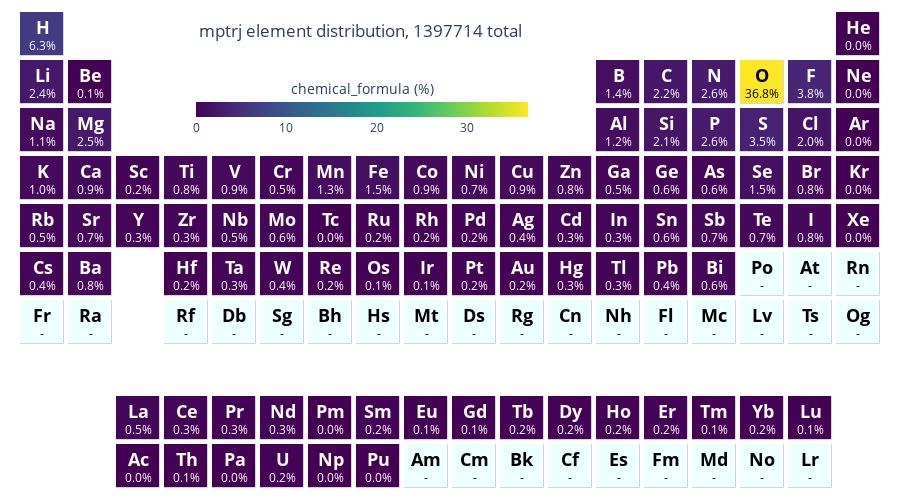

This figure's notebook cell:
### Code cell
mptrj = pd.DataFrame.from_records(mptrj)
mptrj = mptrj.drop_duplicates(subset='identifier').reset_index(drop=True)
mptrj = mptrj[['identifier', 'chemical_formula']]

title = 'mptrj element distribution'
fig = pmv.ptable_heatmap_plotly(mptrj.chemical_formula, heat_mode='percent')
fig.update_layout(title_text=title+f', {len(mptrj)} total')

### Figure 1 — Plotly figure (JSON) as saved in the notebook; plotly's stock layout.template omitted (floating-point values rounded to 4 significant figures; data arrays with more than 128 entries replaced by an {"elided": "..."} marker saying what was removed)
{"data": [{"colorbar": {"len": 0.4, "lenmode": "fraction", "orientation": "h", "thickness": 15, "tickformat": ".1~s", "title": {"font": {"size": 14.4}, "side": "top", "text": "chemical_formula (%)"}, "x": 0.4, "y": 0.72}, "colorscale": [[0, "darkgray"], [1, "darkgray"]], "hoverinfo": "none", "showscale": false, "type": "heatmap", "xgap": 4.5, "ygap": 4.5, "z": {"elided": "10x18 float values"}}, {"colorbar": {"len": 0.4, "lenmode": "fraction", "orientation": "h", "thickness": 15, "tickformat": ".1~s", "title": {"font": {"size": 14.4}, "side": "top", "text": "chemical_formula (%)"}, "x": 0.4, "y": 0.72}, "colorscale": [[0, "#eff"], [1, "#eff"]], "hoverinfo": "none", "showscale": false, "type": "heatmap", "xgap": 5, "ygap": 5, "z": {"elided": "10x18 float values"}}, {"colorbar": {"len": 0.4, "lenmode": "fraction", "orientation": "h", "thickness": 15, "tickformat": ".1~s", "title": {"font": {"size": 14.4}, "side": "top", "text": "chemical_formula (%)"}, "x": 0.4, "y": 0.72}, "colorscale": [[0, "#440154"], [0.1111, "#482878"], [0.2222, "#3e4989"], [0.3333, "#31688e"], [0.4444, "#26828e"], [0.5556, "#1f9e89"], [0.6667, "#35b779"], [0.7778, "#6ece58"], [0.8889, "#b5de2b"], [1, "#fde725"]], "hoverinfo": "text", "reversescale": false, "showscale": true, "text": {"elided": "10x18 str values"}, "type": "heatmap", "xgap": 5, "ygap": 5, "z": {"elided": "10x18 float values"}, "zauto": false, "zmax": 36.77, "zmin": 1.58e-05}], "layout": {"annotations": [{"font": {"color": "#000000"}, "showarrow": false, "text": "", "x": 0, "xref": "x", "y": 0, "yref": "y"}, {"font": {"color": "#000000"}, "showarrow": false, "text": "", "x": 1, "xref": "x", "y": 0, "yref": "y"}, {"font": {"color": "#FFFFFF"}, "showarrow": false, "text": "<span style='font-weight: bold; font-size: 18.0;'>Ac</span><br>0.0%", "x": 2, "xref": "x", "y": 0, "yref": "y"}, {"font": {"color": "#FFFFFF"}, "showarrow": false, "text": "<span style='font-weight: bold; font-size: 18.0;'>Th</span><br>0.1%", "x": 3, "xref": "x", "y": 0, "yref": "y"}, {"font": {"color": "#FFFFFF"}, "showarrow": false, "text": "<span style='font-weight: bold; font-size: 18.0;'>Pa</span><br>0.0%", "x": 4, "xref": "x", "y": 0, "yref": "y"}, {"font": {"color": "#FFFFFF"}, "showarrow": false, "text": "<span style='font-weight: bold; font-size: 18.0;'>U</span><br>0.2%", "x": 5, "xref": "x", "y": 0, "yref": "y"}, {"font": {"color": "#FFFFFF"}, "showarrow": false, "text": "<span style='font-weight: bold; font-size: 18.0;'>Np</span><br>0.0%", "x": 6, "xref": "x", "y": 0, "yref": "y"}, {"font": {"color": "#FFFFFF"}, "showarrow": false, "text": "<span style='font-weight: bold; font-size: 18.0;'>Pu</span><br>0.0%", "x": 7, "xref": "x", "y": 0, "yref": "y"}, {"font": {"color": "#000000"}, "showarrow": false, "text": "<span style='font-weight: bold; font-size: 18.0;'>Am</span><br>-", "x": 8, "xref": "x", "y": 0, "yref": "y"}, {"font": {"color": "#000000"}, "showarrow": false, "text": "<span style='font-weight: bold; font-size: 18.0;'>Cm</span><br>-", "x": 9, "xref": "x", "y": 0, "yref": "y"}, {"font": {"color": "#000000"}, "showarrow": false, "text": "<span style='font-weight: bold; font-size: 18.0;'>Bk</span><br>-", "x": 10, "xref": "x", "y": 0, "yref": "y"}, {"font": {"color": "#000000"}, "showarrow": false, "text": "<span style='font-weight: bold; font-size: 18.0;'>Cf</span><br>-", "x": 11, "xref": "x", "y": 0, "yref": "y"}, {"font": {"color": "#000000"}, "showarrow": false, "text": "<span style='font-weight: bold; font-size: 18.0;'>Es</span><br>-", "x": 12, "xref": "x", "y": 0, "yref": "y"}, {"font": {"color": "#000000"}, "showarrow": false, "text": "<span style='font-weight: bold; font-size: 18.0;'>Fm</span><br>-", "x": 13, "xref": "x", "y": 0, "yref": "y"}, {"font": {"color": "#000000"}, "showarrow": false, "text": "<span style='font-weight: bold; font-size: 18.0;'>Md</span><br>-", "x": 14, "xref": "x", "y": 0, "yref": "y"}, {"font": {"color": "#000000"}, "showarrow": false, "text": "<span style='font-weight: bold; font-size: 18.0;'>No</span><br>-", "x": 15, "xref": "x", "y": 0, "yref": "y"}, {"font": {"color": "#000000"}, "showarrow": false, "text": "<span style='font-weight: bold; font-size: 18.0;'>Lr</span><br>-", "x": 16, "xref": "x", "y": 0, "yref": "y"}, {"font": {"color": "#000000"}, "showarrow": false, "text": "", "x": 17, "xref": "x", "y": 0, "yref": "y"}, {"font": {"color": "#000000"}, "showarrow": false, "text": "", "x": 0, "xref": "x", "y": 1, "yref": "y"}, {"font": {"color": "#000000"}, "showarrow": false, "text": "", "x": 1, "xref": "x", "y": 1, "yref": "y"}, {"font": {"color": "#FFFFFF"}, "showarrow": false, "text": "<span style='font-weight: bold; font-size: 18.0;'>La</span><br>0.5%", "x": 2, "xref": "x", "y": 1, "yref": "y"}, {"font": {"color": "#FFFFFF"}, "showarrow": false, "text": "<span style='font-weight: bold; font-size: 18.0;'>Ce</span><br>0.3%", "x": 3, "xref": "x", "y": 1, "yref": "y"}, {"font": {"color": "#FFFFFF"}, "showarrow": false, "text": "<span style='font-weight: bold; font-size: 18.0;'>Pr</span><br>0.3%", "x": 4, "xref": "x", "y": 1, "yref": "y"}, {"font": {"color": "#FFFFFF"}, "showarrow": false, "text": "<span style='font-weight: bold; font-size: 18.0;'>Nd</span><br>0.3%", "x": 5, "xref": "x", "y": 1, "yref": "y"}, {"font": {"color": "#FFFFFF"}, "showarrow": false, "text": "<span style='font-weight: bold; font-size: 18.0;'>Pm</span><br>0.0%", "x": 6, "xref": "x", "y": 1, "yref": "y"}, {"font": {"color": "#FFFFFF"}, "showarrow": false, "text": "<span style='font-weight: bold; font-size: 18.0;'>Sm</span><br>0.2%", "x": 7, "xref": "x", "y": 1, "yref": "y"}, {"font": {"color": "#FFFFFF"}, "showarrow": false, "text": "<span style='font-weight: bold; font-size: 18.0;'>Eu</span><br>0.1%", "x": 8, "xref": "x", "y": 1, "yref": "y"}, {"font": {"color": "#FFFFFF"}, "showarrow": false, "text": "<span style='font-weight: bold; font-size: 18.0;'>Gd</span><br>0.1%", "x": 9, "xref": "x", "y": 1, "yref": "y"}, {"font": {"color": "#FFFFFF"}, "showarrow": false, "text": "<span style='font-weight: bold; font-size: 18.0;'>Tb</span><br>0.2%", "x": 10, "xref": "x", "y": 1, "yref": "y"}, {"font": {"color": "#FFFFFF"}, "showarrow": false, "text": "<span style='font-weight: bold; font-size: 18.0;'>Dy</span><br>0.2%", "x": 11, "xref": "x", "y": 1, "yref": "y"}, {"font": {"color": "#FFFFFF"}, "showarrow": false, "text": "<span style='font-weight: bold; font-size: 18.0;'>Ho</span><br>0.2%", "x": 12, "xref": "x", "y": 1, "yref": "y"}, {"font": {"color": "#FFFFFF"}, "showarrow": false, "text": "<span style='font-weight: bold; font-size: 18.0;'>Er</span><br>0.2%", "x": 13, "xref": "x", "y": 1, "yref": "y"}, {"font": {"color": "#FFFFFF"}, "showarrow": false, "text": "<span style='font-weight: bold; font-size: 18.0;'>Tm</span><br>0.1%", "x": 14, "xref": "x", "y": 1, "yref": "y"}, {"font": {"color": "#FFFFFF"}, "showarrow": false, "text": "<span style='font-weight: bold; font-size: 18.0;'>Yb</span><br>0.2%", "x": 15, "xref": "x", "y": 1, "yref": "y"}, {"font": {"color": "#FFFFFF"}, "showarrow": false, "text": "<span style='font-weight: bold; font-size: 18.0;'>Lu</span><br>0.1%", "x": 16, "xref": "x", "y": 1, "yref": "y"}, {"font": {"color": "#000000"}, "showarrow": false, "text": "", "x": 17, "xref": "x", "y": 1, "yref": "y"}, {"font": {"color": "#000000"}, "showarrow": false, "text": "", "x": 0, "xref": "x", "y": 2, "yref": "y"}, {"font": {"color": "#000000"}, "showarrow": false, "text": "", "x": 1, "xref": "x", "y": 2, "yref": "y"}, {"font": {"color": "#000000"}, "showarrow": false, "text": "", "x": 2, "xref": "x", "y": 2, "yref": "y"}, {"font": {"color": "#000000"}, "showarrow": false, "text": "", "x": 3, "xref": "x", "y": 2, "yref": "y"}, {"font": {"color": "#000000"}, "showarrow": false, "text": "", "x": 4, "xref": "x", "y": 2, "yref": "y"}, {"font": {"color": "#000000"}, "showarrow": false, "text": "", "x": 5, "xref": "x", "y": 2, "yref": "y"}, {"font": {"color": "#000000"}, "showarrow": false, "text": "", "x": 6, "xref": "x", "y": 2, "yref": "y"}, {"font": {"color": "#000000"}, "showarrow": false, "text": "", "x": 7, "xref": "x", "y": 2, "yref": "y"}, {"font": {"color": "#000000"}, "showarrow": false, "text": "", "x": 8, "xref": "x", "y": 2, "yref": "y"}, {"font": {"color": "#000000"}, "showarrow": false, "text": "", "x": 9, "xref": "x", "y": 2, "yref": "y"}, {"font": {"color": "#000000"}, "showarrow": false, "text": "", "x": 10, "xref": "x", "y": 2, "yref": "y"}, {"font": {"color": "#000000"}, "showarrow": false, "text": "", "x": 11, "xref": "x", "y": 2, "yref": "y"}, {"font": {"color": "#000000"}, "showarrow": false, "text": "", "x": 12, "xref": "x", "y": 2, "yref": "y"}, {"font": {"color": "#000000"}, "showarrow": false, "text": "", "x": 13, "xref": "x", "y": 2, "yref": "y"}, {"font": {"color": "#000000"}, "showarrow": false, "text": "", "x": 14, "xref": "x", "y": 2, "yref": "y"}, {"font": {"color": "#000000"}, "showarrow": false, "text": "", "x": 15, "xref": "x", "y": 2, "yref": "y"}, {"font": {"color": "#000000"}, "showarrow": false, "text": "", "x": 16, "xref": "x", "y": 2, "yref": "y"}, {"font": {"color": "#000000"}, "showarrow": false, "text": "", "x": 17, "xref": "x", "y": 2, "yref": "y"}, {"font": {"color": "#000000"}, "showarrow": false, "text": "<span style='font-weight: bold; font-size: 18.0;'>Fr</span><br>-", "x": 0, "xref": "x", "y": 3, "yref": "y"}, {"font": {"color": "#000000"}, "showarrow": false, "text": "<span style='font-weight: bold; font-size: 18.0;'>Ra</span><br>-", "x": 1, "xref": "x", "y": 3, "yref": "y"}, {"font": {"color": "#000000"}, "showarrow": false, "text": "", "x": 2, "xref": "x", "y": 3, "yref": "y"}, {"font": {"color": "#000000"}, "showarrow": false, "text": "<span style='font-weight: bold; font-size: 18.0;'>Rf</span><br>-", "x": 3, "xref": "x", "y": 3, "yref": "y"}, {"font": {"color": "#000000"}, "showarrow": false, "text": "<span style='font-weight: bold; font-size: 18.0;'>Db</span><br>-", "x": 4, "xref": "x", "y": 3, "yref": "y"}, {"font": {"color": "#000000"}, "showarrow": false, "text": "<span style='font-weight: bold; font-size: 18.0;'>Sg</span><br>-", "x": 5, "xref": "x", "y": 3, "yref": "y"}, {"font": {"color": "#000000"}, "showarrow": false, "text": "<span style='font-weight: bold; font-size: 18.0;'>Bh</span><br>-", "x": 6, "xref": "x", "y": 3, "yref": "y"}, {"font": {"color": "#000000"}, "showarrow": false, "text": "<span style='font-weight: bold; font-size: 18.0;'>Hs</span><br>-", "x": 7, "xref": "x", "y": 3, "yref": "y"}, {"font": {"color": "#000000"}, "showarrow": false, "text": "<span style='font-weight: bold; font-size: 18.0;'>Mt</span><br>-", "x": 8, "xref": "x", "y": 3, "yref": "y"}, {"font": {"color": "#000000"}, "showarrow": false, "text": "<span style='font-weight: bold; font-size: 18.0;'>Ds</span><br>-", "x": 9, "xref": "x", "y": 3, "yref": "y"}, {"font": {"color": "#000000"}, "showarrow": false, "text": "<span style='font-weight: bold; font-size: 18.0;'>Rg</span><br>-", "x": 10, "xref": "x", "y": 3, "yref": "y"}, {"font": {"color": "#000000"}, "showarrow": false, "text": "<span style='font-weight: bold; font-size: 18.0;'>Cn</span><br>-", "x": 11, "xref": "x", "y": 3, "yref": "y"}, {"font": {"color": "#000000"}, "showarrow": false, "text": "<span style='font-weight: bold; font-size: 18.0;'>Nh</span><br>-", "x": 12, "xref": "x", "y": 3, "yref": "y"}, {"font": {"color": "#000000"}, "showarrow": false, "text": "<span style='font-weight: bold; font-size: 18.0;'>Fl</span><br>-", "x": 13, "xref": "x", "y": 3, "yref": "y"}, {"font": {"color": "#000000"}, "showarrow": false, "text": "<span style='font-weight: bold; font-size: 18.0;'>Mc</span><br>-", "x": 14, "xref": "x", "y": 3, "yref": "y"}, {"font": {"color": "#000000"}, "showarrow": false, "text": "<span style='font-weight: bold; font-size: 18.0;'>Lv</span><br>-", "x": 15, "xref": "x", "y": 3, "yref": "y"}, {"font": {"color": "#000000"}, "showarrow": false, "text": "<span style='font-weight: bold; font-size: 18.0;'>Ts</span><br>-", "x": 16, "xref": "x", "y": 3, "yref": "y"}, {"font": {"color": "#000000"}, "showarrow": false, "text": "<span style='font-weight: bold; font-size: 18.0;'>Og</span><br>-", "x": 17, "xref": "x", "y": 3, "yref": "y"}, {"font": {"color": "#FFFFFF"}, "showarrow": false, "text": "<span style='font-weight: bold; font-size: 18.0;'>Cs</span><br>0.4%", "x": 0, "xref": "x", "y": 4, "yref": "y"}, {"font": {"color": "#FFFFFF"}, "showarrow": false, "text": "<span style='font-weight: bold; font-size: 18.0;'>Ba</span><br>0.8%", "x": 1, "xref": "x", "y": 4, "yref": "y"}, {"font": {"color": "#000000"}, "showarrow": false, "text": "", "x": 2, "xref": "x", "y": 4, "yref": "y"}, {"font": {"color": "#FFFFFF"}, "showarrow": false, "text": "<span style='font-weight: bold; font-size: 18.0;'>Hf</span><br>0.2%", "x": 3, "xref": "x", "y": 4, "yref": "y"}, {"font": {"color": "#FFFFFF"}, "showarrow": false, "text": "<span style='font-weight: bold; font-size: 18.0;'>Ta</span><br>0.3%", "x": 4, "xref": "x", "y": 4, "yref": "y"}, {"font": {"color": "#FFFFFF"}, "showarrow": false, "text": "<span style='font-weight: bold; font-size: 18.0;'>W</span><br>0.4%", "x": 5, "xref": "x", "y": 4, "yref": "y"}, {"font": {"color": "#FFFFFF"}, "showarrow": false, "text": "<span style='font-weight: bold; font-size: 18.0;'>Re</span><br>0.2%", "x": 6, "xref": "x", "y": 4, "yref": "y"}, {"font": {"color": "#FFFFFF"}, "showarrow": false, "text": "<span style='font-weight: bold; font-size: 18.0;'>Os</span><br>0.1%", "x": 7, "xref": "x", "y": 4, "yref": "y"}, {"font": {"color": "#FFFFFF"}, "showarrow": false, "text": "<span style='font-weight: bold; font-size: 18.0;'>Ir</span><br>0.1%", "x": 8, "xref": "x", "y": 4, "yref": "y"}, {"font": {"color": "#FFFFFF"}, "showarrow": false, "text": "<span style='font-weight: bold; font-size: 18.0;'>Pt</span><br>0.2%", "x": 9, "xref": "x", "y": 4, "yref": "y"}, {"font": {"color": "#FFFFFF"}, "showarrow": false, "text": "<span style='font-weight: bold; font-size: 18.0;'>Au</span><br>0.2%", "x": 10, "xref": "x", "y": 4, "yref": "y"}, {"font": {"color": "#FFFFFF"}, "showarrow": false, "text": "<span style='font-weight: bold; font-size: 18.0;'>Hg</span><br>0.3%", "x": 11, "xref": "x", "y": 4, "yref": "y"}, {"font": {"color": "#FFFFFF"}, "showarrow": false, "text": "<span style='font-weight: bold; font-size: 18.0;'>Tl</span><br>0.3%", "x": 12, "xref": "x", "y": 4, "yref": "y"}, {"font": {"color": "#FFFFFF"}, "showarrow": false, "text": "<span style='font-weight: bold; font-size: 18.0;'>Pb</span><br>0.4%", "x": 13, "xref": "x", "y": 4, "yref": "y"}, {"font": {"color": "#FFFFFF"}, "showarrow": false, "text": "<span style='font-weight: bold; font-size: 18.0;'>Bi</span><br>0.6%", "x": 14, "xref": "x", "y": 4, "yref": "y"}, {"font": {"color": "#000000"}, "showarrow": false, "text": "<span style='font-weight: bold; font-size: 18.0;'>Po</span><br>-", "x": 15, "xref": "x", "y": 4, "yref": "y"}, {"font": {"color": "#000000"}, "showarrow": false, "text": "<span style='font-weight: bold; font-size: 18.0;'>At</span><br>-", "x": 16, "xref": "x", "y": 4, "yref": "y"}, {"font": {"color": "#000000"}, "showarrow": false, "text": "<span style='font-weight: bold; font-size: 18.0;'>Rn</span><br>-", "x": 17, "xref": "x", "y": 4, "yref": "y"}, {"font": {"color": "#FFFFFF"}, "showarrow": false, "text": "<span style='font-weight: bold; font-size: 18.0;'>Rb</span><br>0.5%", "x": 0, "xref": "x", "y": 5, "yref": "y"}, {"font": {"color": "#FFFFFF"}, "showarrow": false, "text": "<span style='font-weight: bold; font-size: 18.0;'>Sr</span><br>0.7%", "x": 1, "xref": "x", "y": 5, "yref": "y"}, {"font": {"color": "#FFFFFF"}, "showarrow": false, "text": "<span style='font-weight: bold; font-size: 18.0;'>Y</span><br>0.3%", "x": 2, "xref": "x", "y": 5, "yref": "y"}, {"font": {"color": "#FFFFFF"}, "showarrow": false, "text": "<span style='font-weight: bold; font-size: 18.0;'>Zr</span><br>0.3%", "x": 3, "xref": "x", "y": 5, "yref": "y"}, {"font": {"color": "#FFFFFF"}, "showarrow": false, "text": "<span style='font-weight: bold; font-size: 18.0;'>Nb</span><br>0.5%", "x": 4, "xref": "x", "y": 5, "yref": "y"}, {"font": {"color": "#FFFFFF"}, "showarrow": false, "text": "<span style='font-weight: bold; font-size: 18.0;'>Mo</span><br>0.6%", "x": 5, "xref": "x", "y": 5, "yref": "y"}, {"font": {"color": "#FFFFFF"}, "showarrow": false, "text": "<span style='font-weight: bold; font-size: 18.0;'>Tc</span><br>0.0%", "x": 6, "xref": "x", "y": 5, "yref": "y"}, {"font": {"color": "#FFFFFF"}, "showarrow": false, "text": "<span style='font-weight: bold; font-size: 18.0;'>Ru</span><br>0.2%", "x": 7, "xref": "x", "y": 5, "yref": "y"}, {"font": {"color": "#FFFFFF"}, "showarrow": false, "text": "<span style='font-weight: bold; font-size: 18.0;'>Rh</span><br>0.2%", "x": 8, "xref": "x", "y": 5, "yref": "y"}, {"font": {"color": "#FFFFFF"}, "showarrow": false, "text": "<span style='font-weight: bold; font-size: 18.0;'>Pd</span><br>0.2%", "x": 9, "xref": "x", "y": 5, "yref": "y"}, {"font": {"color": "#FFFFFF"}, "showarrow": false, "text": "<span style='font-weight: bold; font-size: 18.0;'>Ag</span><br>0.4%", "x": 10, "xref": "x", "y": 5, "yref": "y"}, {"font": {"color": "#FFFFFF"}, "showarrow": false, "text": "<span style='font-weight: bold; font-size: 18.0;'>Cd</span><br>0.3%", "x": 11, "xref": "x", "y": 5, "yref": "y"}, {"font": {"color": "#FFFFFF"}, "showarrow": false, "text": "<span style='font-weight: bold; font-size: 18.0;'>In</span><br>0.3%", "x": 12, "xref": "x", "y": 5, "yref": "y"}, {"font": {"color": "#FFFFFF"}, "showarrow": false, "text": "<span style='font-weight: bold; font-size: 18.0;'>Sn</span><br>0.6%", "x": 13, "xref": "x", "y": 5, "yref": "y"}, {"font": {"color": "#FFFFFF"}, "showarrow": false, "text": "<span style='font-weight: bold; font-size: 18.0;'>Sb</span><br>0.7%", "x": 14, "xref": "x", "y": 5, "yref": "y"}, {"font": {"color": "#FFFFFF"}, "showarrow": false, "text": "<span style='font-weight: bold; font-size: 18.0;'>Te</span><br>0.7%", "x": 15, "xref": "x", "y": 5, "yref": "y"}, {"font": {"color": "#FFFFFF"}, "showarrow": false, "text": "<span style='font-weight: bold; font-size: 18.0;'>I</span><br>0.8%", "x": 16, "xref": "x", "y": 5, "yref": "y"}, {"font": {"color": "#FFFFFF"}, "showarrow": false, "text": "<span style='font-weight: bold; font-size: 18.0;'>Xe</span><br>0.0%", "x": 17, "xref": "x", "y": 5, "yref": "y"}, {"font": {"color": "#FFFFFF"}, "showarrow": false, "text": "<span style='font-weight: bold; font-size: 18.0;'>K</span><br>1.0%", "x": 0, "xref": "x", "y": 6, "yref": "y"}, {"font": {"color": "#FFFFFF"}, "showarrow": false, "text": "<span style='font-weight: bold; font-size: 18.0;'>Ca</span><br>0.9%", "x": 1, "xref": "x", "y": 6, "yref": "y"}, {"font": {"color": "#FFFFFF"}, "showarrow": false, "text": "<span style='font-weight: bold; font-size: 18.0;'>Sc</span><br>0.2%", "x": 2, "xref": "x", "y": 6, "yref": "y"}, {"font": {"color": "#FFFFFF"}, "showarrow": false, "text": "<span style='font-weight: bold; font-size: 18.0;'>Ti</span><br>0.8%", "x": 3, "xref": "x", "y": 6, "yref": "y"}, {"font": {"color": "#FFFFFF"}, "showarrow": false, "text": "<span style='font-weight: bold; font-size: 18.0;'>V</span><br>0.9%", "x": 4, "xref": "x", "y": 6, "yref": "y"}, {"font": {"color": "#FFFFFF"}, "showarrow": false, "text": "<span style='font-weight: bold; font-size: 18.0;'>Cr</span><br>0.5%", "x": 5, "xref": "x", "y": 6, "yref": "y"}, {"font": {"color": "#FFFFFF"}, "showarrow": false, "text": "<span style='font-weight: bold; font-size: 18.0;'>Mn</span><br>1.3%", "x": 6, "xref": "x", "y": 6, "yref": "y"}, {"font": {"color": "#FFFFFF"}, "showarrow": false, "text": "<span style='font-weight: bold; font-size: 18.0;'>Fe</span><br>1.5%", "x": 7, "xref": "x", "y": 6, "yref": "y"}, {"font": {"color": "#FFFFFF"}, "showarrow": false, "text": "<span style='font-weight: bold; font-size: 18.0;'>Co</span><br>0.9%", "x": 8, "xref": "x", "y": 6, "yref": "y"}, {"font": {"color": "#FFFFFF"}, "showarrow": false, "text": "<span style='font-weight: bold; font-size: 18.0;'>Ni</span><br>0.7%", "x": 9, "xref": "x", "y": 6, "yref": "y"}, {"font": {"color": "#FFFFFF"}, "showarrow": false, "text": "<span style='font-weight: bold; font-size: 18.0;'>Cu</span><br>0.9%", "x": 10, "xref": "x", "y": 6, "yref": "y"}, {"font": {"color": "#FFFFFF"}, "showarrow": false, "text": "<span style='font-weight: bold; font-size: 18.0;'>Zn</span><br>0.8%", "x": 11, "xref": "x", "y": 6, "yref": "y"}, {"font": {"color": "#FFFFFF"}, "showarrow": false, "text": "<span style='font-weight: bold; font-size: 18.0;'>Ga</span><br>0.5%", "x": 12, "xref": "x", "y": 6, "yref": "y"}, {"font": {"color": "#FFFFFF"}, "showarrow": false, "text": "<span style='font-weight: bold; font-size: 18.0;'>Ge</span><br>0.6%", "x": 13, "xref": "x", "y": 6, "yref": "y"}, {"font": {"color": "#FFFFFF"}, "showarrow": false, "text": "<span style='font-weight: bold; font-size: 18.0;'>As</span><br>0.6%", "x": 14, "xref": "x", "y": 6, "yref": "y"}, {"font": {"color": "#FFFFFF"}, "showarrow": false, "text": "<span style='font-weight: bold; font-size: 18.0;'>Se</span><br>1.5%", "x": 15, "xref": "x", "y": 6, "yref": "y"}, {"font": {"color": "#FFFFFF"}, "showarrow": false, "text": "<span style='font-weight: bold; font-size: 18.0;'>Br</span><br>0.8%", "x": 16, "xref": "x", "y": 6, "yref": "y"}, {"font": {"color": "#FFFFFF"}, "showarrow": false, "text": "<span style='font-weight: bold; font-size: 18.0;'>Kr</span><br>0.0%", "x": 17, "xref": "x", "y": 6, "yref": "y"}, {"font": {"color": "#FFFFFF"}, "showarrow": false, "text": "<span style='font-weight: bold; font-size: 18.0;'>Na</span><br>1.1%", "x": 0, "xref": "x", "y": 7, "yref": "y"}, {"font": {"color": "#FFFFFF"}, "showarrow": false, "text": "<span style='font-weight: bold; font-size: 18.0;'>Mg</span><br>2.5%", "x": 1, "xref": "x", "y": 7, "yref": "y"}, {"font": {"color": "#000000"}, "showarrow": false, "text": "", "x": 2, "xref": "x", "y": 7, "yref": "y"}, {"font": {"color": "#000000"}, "showarrow": false, "text": "", "x": 3, "xref": "x", "y": 7, "yref": "y"}, {"font": {"color": "#000000"}, "showarrow": false, "text": "", "x": 4, "xref": "x", "y": 7, "yref": "y"}, {"font": {"color": "#000000"}, "showarrow": false, "text": "", "x": 5, "xref": "x", "y": 7, "yref": "y"}, {"font": {"color": "#000000"}, "showarrow": false, "text": "", "x": 6, "xref": "x", "y": 7, "yref": "y"}, {"font": {"color": "#000000"}, "showarrow": false, "text": "", "x": 7, "xref": "x", "y": 7, "yref": "y"}, {"font": {"color": "#000000"}, "showarrow": false, "text": "", "x": 8, "xref": "x", "y": 7, "yref": "y"}, {"font": {"color": "#000000"}, "showarrow": false, "text": "", "x": 9, "xref": "x", "y": 7, "yref": "y"}, {"font": {"color": "#000000"}, "showarrow": false, "text": "", "x": 10, "xref": "x", "y": 7, "yref": "y"}, {"font": {"color": "#000000"}, "showarrow": false, "text": "", "x": 11, "xref": "x", "y": 7, "yref": "y"}, {"font": {"color": "#FFFFFF"}, "showarrow": false, "text": "<span style='font-weight: bold; font-size: 18.0;'>Al</span><br>1.2%", "x": 12, "xref": "x", "y": 7, "yref": "y"}, {"font": {"color": "#FFFFFF"}, "showarrow": false, "text": "<span style='font-weight: bold; font-size: 18.0;'>Si</span><br>2.1%", "x": 13, "xref": "x", "y": 7, "yref": "y"}, {"font": {"color": "#FFFFFF"}, "showarrow": false, "text": "<span style='font-weight: bold; font-size: 18.0;'>P</span><br>2.6%", "x": 14, "xref": "x", "y": 7, "yref": "y"}, {"font": {"color": "#FFFFFF"}, "showarrow": false, "text": "<span style='font-weight: bold; font-size: 18.0;'>S</span><br>3.5%", "x": 15, "xref": "x", "y": 7, "yref": "y"}, {"font": {"color": "#FFFFFF"}, "showarrow": false, "text": "<span style='font-weight: bold; font-size: 18.0;'>Cl</span><br>2.0%", "x": 16, "xref": "x", "y": 7, "yref": "y"}, {"font": {"color": "#FFFFFF"}, "showarrow": false, "text": "<span style='font-weight: bold; font-size: 18.0;'>Ar</span><br>0.0%", "x": 17, "xref": "x", "y": 7, "yref": "y"}, {"font": {"color": "#FFFFFF"}, "showarrow": false, "text": "<span style='font-weight: bold; font-size: 18.0;'>Li</span><br>2.4%", "x": 0, "xref": "x", "y": 8, "yref": "y"}, {"font": {"color": "#FFFFFF"}, "showarrow": false, "text": "<span style='font-weight: bold; font-size: 18.0;'>Be</span><br>0.1%", "x": 1, "xref": "x", "y": 8, "yref": "y"}, {"font": {"color": "#000000"}, "showarrow": false, "text": "", "x": 2, "xref": "x", "y": 8, "yref": "y"}, {"font": {"color": "#000000"}, "showarrow": false, "text": "", "x": 3, "xref": "x", "y": 8, "yref": "y"}, {"font": {"color": "#000000"}, "showarrow": false, "text": "", "x": 4, "xref": "x", "y": 8, "yref": "y"}, {"font": {"color": "#000000"}, "showarrow": false, "text": "", "x": 5, "xref": "x", "y": 8, "yref": "y"}, {"font": {"color": "#000000"}, "showarrow": false, "text": "", "x": 6, "xref": "x", "y": 8, "yref": "y"}, {"font": {"color": "#000000"}, "showarrow": false, "text": "", "x": 7, "xref": "x", "y": 8, "yref": "y"}, {"font": {"color": "#000000"}, "showarrow": false, "text": "", "x": 8, "xref": "x", "y": 8, "yref": "y"}, {"font": {"color": "#000000"}, "showarrow": false, "text": "", "x": 9, "xref": "x", "y": 8, "yref": "y"}, {"font": {"color": "#000000"}, "showarrow": false, "text": "", "x": 10, "xref": "x", "y": 8, "yref": "y"}, {"font": {"color": "#000000"}, "showarrow": false, "text": "", "x": 11, "xref": "x", "y": 8, "yref": "y"}, {"font": {"color": "#FFFFFF"}, "showarrow": false, "text": "<span style='font-weight: bold; font-size: 18.0;'>B</span><br>1.4%", "x": 12, "xref": "x", "y": 8, "yref": "y"}, {"font": {"color": "#FFFFFF"}, "showarrow": false, "text": "<span style='font-weight: bold; font-size: 18.0;'>C</span><br>2.2%", "x": 13, "xref": "x", "y": 8, "yref": "y"}, {"font": {"color": "#FFFFFF"}, "showarrow": false, "text": "<span style='font-weight: bold; font-size: 18.0;'>N</span><br>2.6%", "x": 14, "xref": "x", "y": 8, "yref": "y"}, {"font": {"color": "#000000"}, "showarrow": false, "text": "<span style='font-weight: bold; font-size: 18.0;'>O</span><br>36.8%", "x": 15, "xref": "x", "y": 8, "yref": "y"}, {"font": {"color": "#FFFFFF"}, "showarrow": false, "text": "<span style='font-weight: bold; font-size: 18.0;'>F</span><br>3.8%", "x": 16, "xref": "x", "y": 8, "yref": "y"}, {"font": {"color": "#FFFFFF"}, "showarrow": false, "text": "<span style='font-weight: bold; font-size: 18.0;'>Ne</span><br>0.0%", "x": 17, "xref": "x", "y": 8, "yref": "y"}, {"font": {"color": "#FFFFFF"}, "showarrow": false, "text": "<span style='font-weight: bold; font-size: 18.0;'>H</span><br>6.3%", "x": 0, "xref": "x", "y": 9, "yref": "y"}, {"font": {"color": "#000000"}, "showarrow": false, "text": "", "x": 1, "xref": "x", "y": 9, "yref": "y"}, {"font": {"color": "#000000"}, "showarrow": false, "text": "", "x": 2, "xref": "x", "y": 9, "yref": "y"}, {"font": {"color": "#000000"}, "showarrow": false, "text": "", "x": 3, "xref": "x", "y": 9, "yref": "y"}, {"font": {"color": "#000000"}, "showarrow": false, "text": "", "x": 4, "xref": "x", "y": 9, "yref": "y"}, {"font": {"color": "#000000"}, "showarrow": false, "text": "", "x": 5, "xref": "x", "y": 9, "yref": "y"}, {"font": {"color": "#000000"}, "showarrow": false, "text": "", "x": 6, "xref": "x", "y": 9, "yref": "y"}, {"font": {"color": "#000000"}, "showarrow": false, "text": "", "x": 7, "xref": "x", "y": 9, "yref": "y"}, {"font": {"color": "#000000"}, "showarrow": false, "text": "", "x": 8, "xref": "x", "y": 9, "yref": "y"}, {"font": {"color": "#000000"}, "showarrow": false, "text": "", "x": 9, "xref": "x", "y": 9, "yref": "y"}, {"font": {"color": "#000000"}, "showarrow": false, "text": "", "x": 10, "xref": "x", "y": 9, "yref": "y"}, {"font": {"color": "#000000"}, "showarrow": false, "text": "", "x": 11, "xref": "x", "y": 9, "yref": "y"}, {"font": {"color": "#000000"}, "showarrow": false, "text": "", "x": 12, "xref": "x", "y": 9, "yref": "y"}, {"font": {"color": "#000000"}, "showarrow": false, "text": "", "x": 13, "xref": "x", "y": 9, "yref": "y"}, {"font": {"color": "#000000"}, "showarrow": false, "text": "", "x": 14, "xref": "x", "y": 9, "yref": "y"}, {"font": {"color": "#000000"}, "showarrow": false, "text": "", "x": 15, "xref": "x", "y": 9, "yref": "y"}, {"font": {"color": "#000000"}, "showarrow": false, "text": "", "x": 16, "xref": "x", "y": 9, "yref": "y"}, {"font": {"color": "#FFFFFF"}, "showarrow": false, "text": "<span style='font-weight: bold; font-size: 18.0;'>He</span><br>0.0%", "x": 17, "xref": "x", "y": 9, "yref": "y"}], "font": {"size": 12}, "height": 500, "margin": {"b": 10, "l": 10, "pad": 10, "r": 10, "t": 10}, "plot_bgcolor": "rgba(0, 0, 0, 0)", "title": {"text": "mptrj element distribution, 1397714 total", "x": 0.4, "y": 0.95}, "width": 900, "xaxis": {"gridcolor": "rgb(0, 0, 0)", "showgrid": false, "showticklabels": false, "side": "top", "ticks": "", "zeroline": false}, "yaxis": {"scaleanchor": "x", "showgrid": false, "showticklabels": false, "ticks": "", "ticksuffix": "  ", "zeroline": false}}}
